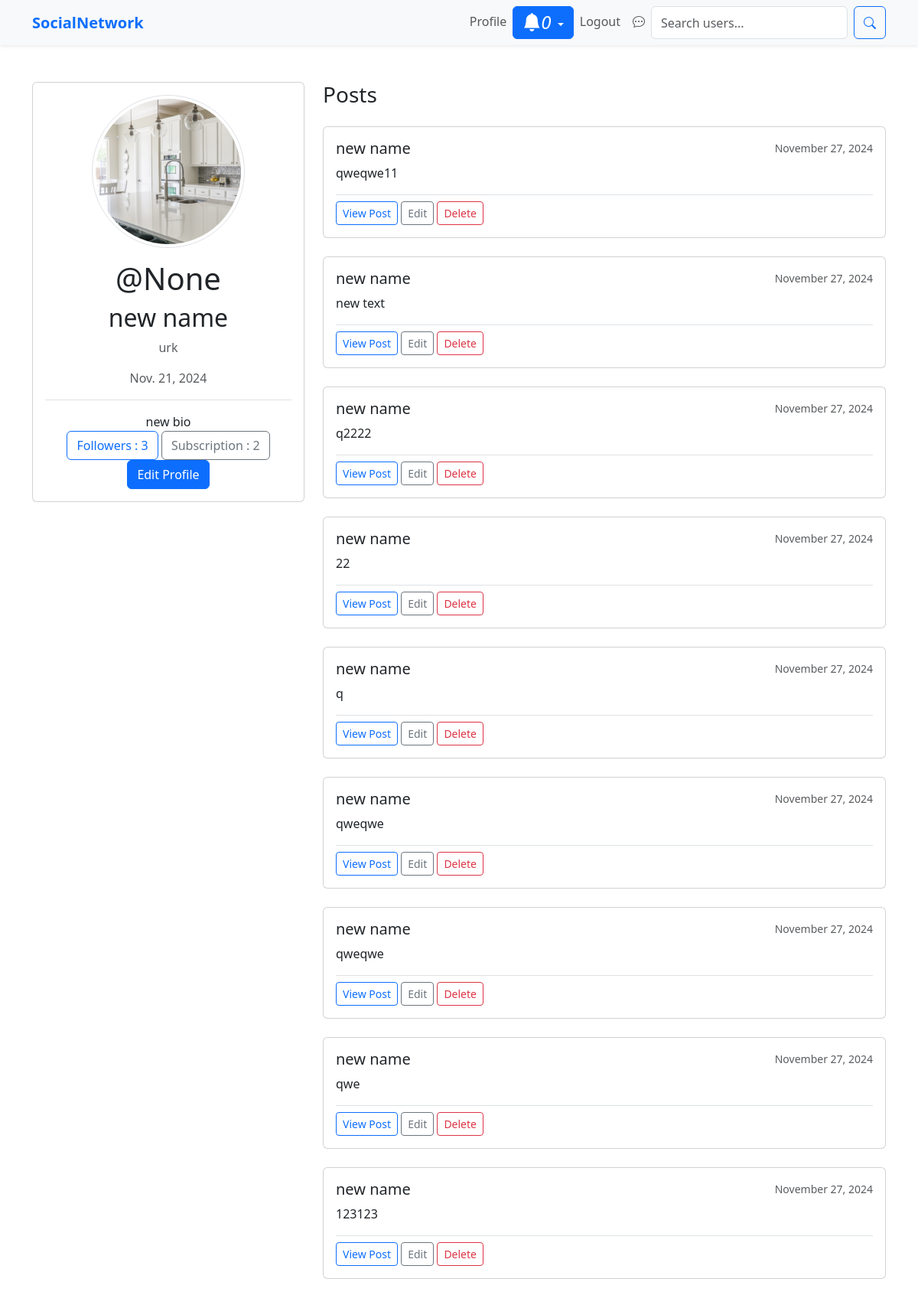
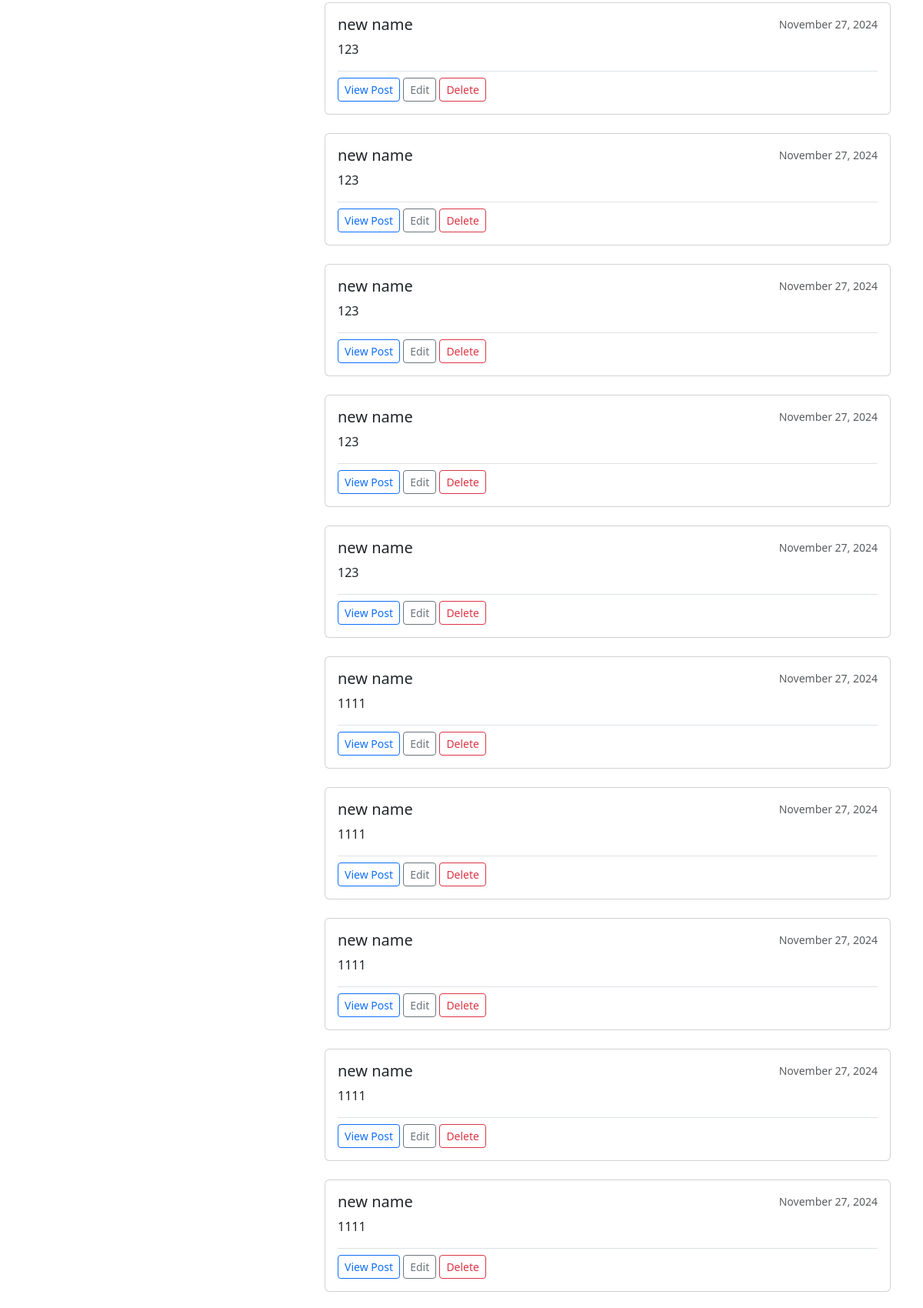
/social/profile/1/profile-detail (signed in, upper part), run on the app's committed database (2 pictures, top to bottom).
### social/models.py (models this page shows)
class UserProfile(models.Model):
    username=models.CharField(max_length=30, null=True, blank=True)
    name = models.CharField(max_length=30 , null=True , blank=True )
    bio = models.TextField(max_length=500 , null=True , blank=True)
    birth_date = models.DateField(null=True, blank=True)
    location = models.CharField(max_length=30 , null=True , blank=True )
    picture = models.ImageField(upload_to='uploads/profile_pictures' , default='uploads/profile_pictures/baseavatar.jpg' ,blank=True, null=True)
    user = models.OneToOneField(User , on_delete=models.CASCADE, primary_key=True, related_name='profile' , verbose_name='user')
    followers = models.ManyToManyField(User , blank=True, related_name='followers')

class Post(models.Model) :
    shared_body = models.TextField(blank=True, null=True)
    shared_user = models.ForeignKey(User, on_delete=models.CASCADE, related_name="+", blank=True, null=True)
    shared_on = models.DateTimeField(default=timezone.now)
    body = models.TextField()
    image = models.ManyToManyField(Image, blank=True)
    created_on = models.DateTimeField(default=timezone.now)
    author = models.ForeignKey(User, on_delete=models.CASCADE)
    likes = models.ManyToManyField(User, blank=True, related_name='likes')
    dislikes = models.ManyToManyField(User, blank=True, related_name='dislikes')
    class Meta:
        ordering = ['-created_on', '-shared_on']

### social/views.py (the view)
# urls.py: path('profile/<int:pk>/profile-detail', ProfileView.as_view(), name='profile-detail' ),
class ProfileView(LoginRequiredMixin, DetailView):
    model = UserProfile
    context_object_name = 'profile'
    template_name = 'social/profile_detail.html'
    def get_object(self, queryset = False):
        pk = self.kwargs['pk']
        return UserProfile.objects.get(pk=pk)
    def get_context_data(self, **kwargs):
        profile_user = self.get_object()
        followers = profile_user.followers.all()
        number_of_followers = len(followers)
        subscript = UserProfile.objects.filter(followers = profile_user.user)
        context = super().get_context_data(**kwargs)
        context['title'] = 'User Profile'
        context['posts'] =  Post.objects.filter(author=profile_user.user)
        context['subscript'] = subscript
        context['number_of_followers'] = number_of_followers
        return context

### landing/templatetags/custom_tags.py (called while the page is built)
@register.inclusion_tag('social/show_notifications.html', takes_context=True)
def show_notifications(context):
    request_user = context['request'].user
    notifications = Notification.objects.filter(to_user=request_user).exclude(user_has_seen=True).order_by('-date')
    return {'notifications':notifications}

### social/templates/social/profile_detail.html (shortened to what this page needs)
{% extends "landing/base.html" %}
{%load static%}
{%block content%}
<div class="container mt-5">
    <div class="row">
        <div class="col-md-4">
            <div class="card">
                <img src="{{profile.picture.url}}" class="card-img-top rounded-circle img-thumbnail mx-auto d-block mt-3" alt="Profile Picture" style="width: 200px; height: 200px; object-fit: cover;">
                <div class="card-body text-center">
                    <h1>@{{profile.username}}</h1>
                    <h2 class="card-title">{{profile.name}}</h2>
                    <p class="card-text text-muted"> {{profile.location}}</p>
                    <p class="card-text text-muted"> {{profile.birth_date}}</p>
                    <div class="border-top pt-3">
                        <p class="card-text">{{profile.bio}}</p>
                    </div>
                    <a href="{% url "social:followers" profile.pk%}" class="btn btn-outline-primary">Followers : {{number_of_followers}}</a>
                    <a href="{% url "social:subscript" profile.pk%}" class="btn btn-outline-secondary">Subscription : {{subscript.count}}</a>
                    <br>
                    {% if user == profile.user %}
                    <a href="{% url 'social:profile-edit' profile.user.pk %}" class="btn btn-primary">Edit Profile</a>
                    {% endif %}
                </div>
            </div>
        </div>
        <div class="col-md-8">
            <h3 class="mb-4">Posts</h3>
            {% for post in posts %}
            <div class="card mb-4">
                <div class="card-body">
                    <div class="d-flex justify-content-between align-items-center mb-2">
                        <h5 class="card-title mb-0">{{post.author.profile.name}}</h5>
                        <small class="text-muted">{{post.created_on|date:"F d, Y"}}</small>
                    </div>
                    <p class="card-text">{{post.body}}</p>
                    <div class="border-top pt-2">
                        <a href="{% url 'social:post-detail' post.pk %}" class="btn btn-sm btn-outline-primary">View Post</a>
                        {% if user == post.author %}
                        <a href="{% url 'social:post-edit' post.pk %}" class="btn btn-sm btn-outline-secondary">Edit</a>
                        <a href="{% url 'social:post-delete' post.pk %}" class="btn btn-sm btn-outline-danger">Delete</a>
                        {% endif %}
                    </div>
                </div>
            </div>
            {% empty %}
            <div class="alert alert-info">No posts yet.</div>
            {% endfor %}
        </div>
    </div>
</div>
{%endblock content%}

### data on the page
UserProfile: picture (picture), username "None", name "new name", location "urk", birth_date "Nov. 21, 2024", bio "new bio"
Post: author.profile.name "new name", created_on "November 27, 2024", body "qweqwe11", shows "Edit"
Post: author.profile.name "new name", created_on "November 27, 2024", body "new text", shows "Edit"
Post: author.profile.name "new name", created_on "November 27, 2024", body "q2222", shows "Edit"
Post: author.profile.name "new name", created_on "November 27, 2024", body "22", shows "Edit"
Post: author.profile.name "new name", created_on "November 27, 2024", body "q", shows "Edit"
Post: author.profile.name "new name", created_on "November 27, 2024", body "qweqwe", shows "Edit"
Post: author.profile.name "new name", created_on "November 27, 2024", body "qweqwe", shows "Edit"
Post: author.profile.name "new name", created_on "November 27, 2024", body "qwe", shows "Edit"
Post: author.profile.name "new name", created_on "November 27, 2024", body "123123", shows "Edit"
Post: author.profile.name "new name", created_on "November 27, 2024", body "123", shows "Edit"
Post: author.profile.name "new name", created_on "November 27, 2024", body "123", shows "Edit"
Post: author.profile.name "new name", created_on "November 27, 2024", body "123", shows "Edit"
Post: author.profile.name "new name", created_on "November 27, 2024", body "123", shows "Edit"
Post: author.profile.name "new name", created_on "November 27, 2024", body "123", shows "Edit"
Post: author.profile.name "new name", created_on "November 27, 2024", body "1111", shows "Edit"
Post: author.profile.name "new name", created_on "November 27, 2024", body "1111", shows "Edit"
Post: author.profile.name "new name", created_on "November 27, 2024", body "1111", shows "Edit"
Post: author.profile.name "new name", created_on "November 27, 2024", body "1111", shows "Edit"
Post: author.profile.name "new name", created_on "November 27, 2024", body "1111", shows "Edit"

### other printed values
{{ notifications.count }} "0"
{{ number_of_followers }} "3"
{{ subscript.count }} "2"
